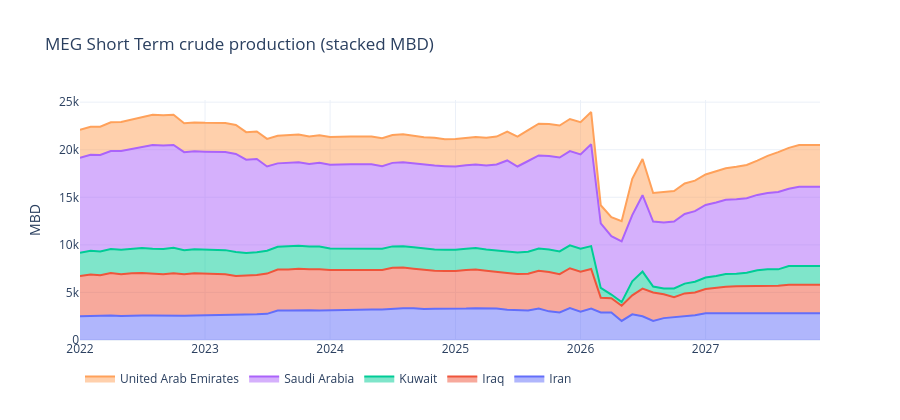

Source (notebook cell):
### Markdown cell above
## MEG producers — Short Term crude (stacked)

Saudi, UAE, Iraq, Kuwait, Iran — monthly total crude production.

### Code cell
meg = cached_parquet(
    "fund_curiosity_meg_crude_st",
    lambda: sf_query(
        """
        SELECT YEAR, MONTH, COUNTRY_NAME, SUM(VALUE) AS CRUDE_MBD
        FROM SPGICI_WORLDOILSUPPLY.SUPPLY.PRODUCTION
        WHERE SCENARIO_TERM_NAME = 'Short Term'
          AND SUPPLY_TYPE_NAME = 'Crude'
          AND PRODUCTION_TYPE_NAME = 'Production'
          AND YEAR BETWEEN 2022 AND 2027
          AND MONTH BETWEEN 1 AND 12
          AND COUNTRY_NAME IN (
            'Saudi Arabia', 'United Arab Emirates', 'Iraq', 'Kuwait', 'Iran'
          )
        GROUP BY 1, 2, 3
        """
    ),
)
meg = ym_index(meg)
meg_w = meg.pivot_table(index="Date", columns="COUNTRY_NAME", values="CRUDE_MBD", aggfunc="sum")

fig = go.Figure()
for col in meg_w.columns:
    fig.add_trace(go.Scatter(x=meg_w.index, y=meg_w[col], name=str(col), stackgroup="one"))
fig.update_layout(
    title="MEG Short Term crude production (stacked MBD)",
    template="plotly_white", height=420, legend=dict(orientation="h"),
    yaxis_title="MBD",
)
fig.show()
